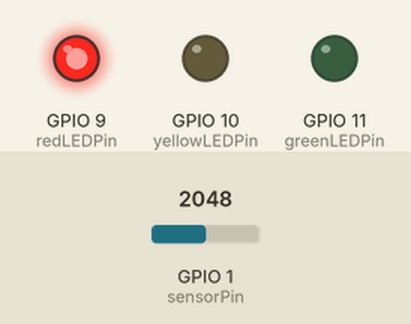
Simulated run of this sketch. Board: ESP32-S3. Shown: output pins drawn as LEDs (lit = HIGH). Inputs (shaded band) come from the test bench; at power-on: GPIO 1 (sensorPin) = 2048. WiFi joins after 1.5 s; servers stay silent unless stated; uploads are accepted with an empty reply; what the sketch prints to the serial monitor is not drawn.

Above: at 2.7 s.
2.8 s: GPIO 1 (sensorPin) set to 487
6.9 s: GPIO 1 (sensorPin) set to 424
At 8.8 s:
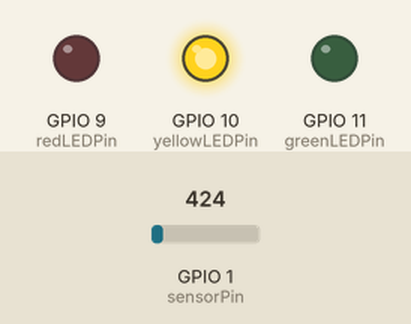
11.0 s: GPIO 1 (sensorPin) set to 360
At 14.6 s:
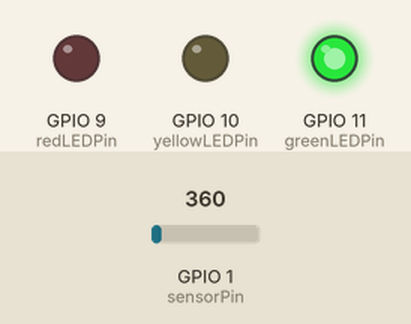
15.4 s: GPIO 1 (sensorPin) set to 440
At 18.1 s:
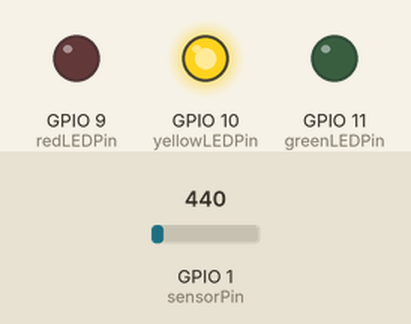
19.5 s: GPIO 1 (sensorPin) set to 491
At 20.9 s:
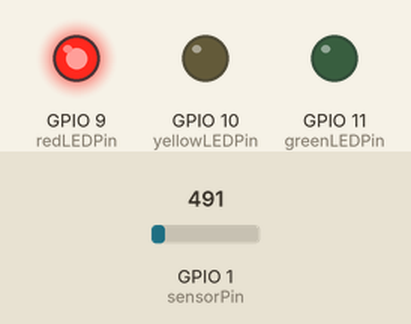
Timing chart, 0 to 22.5 s (numbered marks = the images above; inputs shaded):
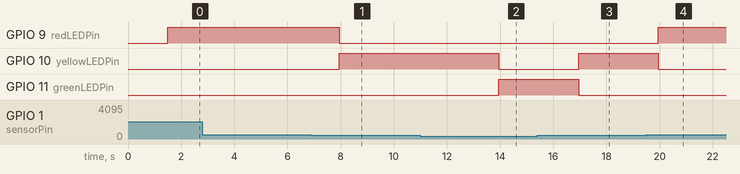

The sketch:

humidity_joinToApp.ino
```cpp
#include <WiFi.h>
#include <ArduinoHttpClient.h>
#include <ArduinoJson.h>

const int sensorPin = A0;       // Soil moisture sensor pin
const int redLEDPin = 9;        // Red LED pin
const int yellowLEDPin = 10;    // Yellow LED pin
const int greenLEDPin = 11;     // Green LED pin

WiFiClient wifi;
const char* ssid = "Flybox-3B2493";
const char* password = "yH3eXsp2CGEh";
const char* token = "e5N0jMV2SBCuMaZSQ5Xkdp:APA91bHjGj8AbuARFycW8Vp2iPfArDa_XaaHhKDzOKsMsPtvL-VWsiRkMcy982DA6l26OtIpWv6J8jJCpK95_KETBGQoRQHPiDeh9e6AxZzVU6ayfSsrXlJEzhUpl2B9M7OcwpT2Zz-f";

HttpClient http(wifi, "34.71.80.157", 8887);

void setup() {
  pinMode(redLEDPin, OUTPUT);
  pinMode(yellowLEDPin, OUTPUT);
  pinMode(greenLEDPin, OUTPUT);
  Serial.begin(9600);  // Initialize serial communication for debugging

  WiFi.begin(ssid, password);

  while (WiFi.status() != WL_CONNECTED) {
    delay(500);
    Serial.print(".");
    digitalWrite(greenLEDPin, LOW);
  }
  digitalWrite(greenLEDPin, HIGH);
  Serial.println("Connected to WiFi");

}

void loop() {
  int sensorValue = analogRead(sensorPin);  // Read the soil moisture sensor value
  Serial.print("Soil moisture level: ");
  Serial.println(sensorValue);

  if (sensorValue <= 400) {  // Adjust the threshold values based on your sensor
    // Soil is fully watered (100%-60% moisture)
    digitalWrite(greenLEDPin, HIGH);
    digitalWrite(yellowLEDPin, LOW);
    digitalWrite(redLEDPin, LOW);
  } else if (sensorValue <= 450) {
    // Soil is drying out (30%-60% moisture)
    digitalWrite(greenLEDPin, LOW);
    digitalWrite(yellowLEDPin, HIGH);
    digitalWrite(redLEDPin, LOW);
  } else {
    // Soil is very dry (below 30% moisture)
    digitalWrite(greenLEDPin, LOW);
    digitalWrite(yellowLEDPin, LOW);
    digitalWrite(redLEDPin, HIGH);

    StaticJsonDocument<200> jsonDoc;
    jsonDoc["titre"] = "ForoKow | Urgent";
    jsonDoc["contenu"] = "Votre champs a besoin d'eau";

    String jsonString;
    serializeJson(jsonDoc, jsonString);

    sendData(jsonString);
  }

  delay(3000);  // Wait for 3 seconds before the next reading
}

void sendData(const String& jsonData) {
  Serial.print("Connected to: "); Serial.println(WiFi.SSID());
  Serial.print("Your IP: "); Serial.println(WiFi.localIP());

  String url = "/api/fcm/notif/one/" + String(token);

  http.beginRequest();
  http.post(url);
  http.sendHeader("Content-Type", "application/json");
  http.sendHeader("Content-Length", jsonData.length());
  http.beginBody();
  http.print(jsonData);
  http.endRequest();

  int httpCode = http.responseStatusCode();
  String response = http.responseBody();

  if (httpCode > 0) {
    Serial.print("POST code: "); Serial.println(httpCode);
    Serial.println(response);
  } else {
    Serial.print("POST failed with status: "); Serial.println(httpCode);
  }
}
```

Measured:
- the behaviour switches between 451 and 450 on GPIO 1 (sensorPin) (found by bisection; images 0 and 1)
- after the input at 2.8 s, every drawn part: stays the same
- after the input at 6.9 s, GPIO 9 (redLEDPin): HIGH → LOW after 1.1 s; GPIO 10 (yellowLEDPin): LOW → HIGH after 1.1 s
- after the input at 11.0 s, GPIO 10 (yellowLEDPin): HIGH → LOW after 3.0 s; GPIO 11 (greenLEDPin): LOW → HIGH after 3.0 s
- after the input at 15.4 s, GPIO 10 (yellowLEDPin): LOW → HIGH after 1.6 s; GPIO 11 (greenLEDPin): HIGH → LOW after 1.6 s
- after the input at 19.5 s, GPIO 9 (redLEDPin): LOW → HIGH after 0.46 s; GPIO 10 (yellowLEDPin): HIGH → LOW after 0.46 s
